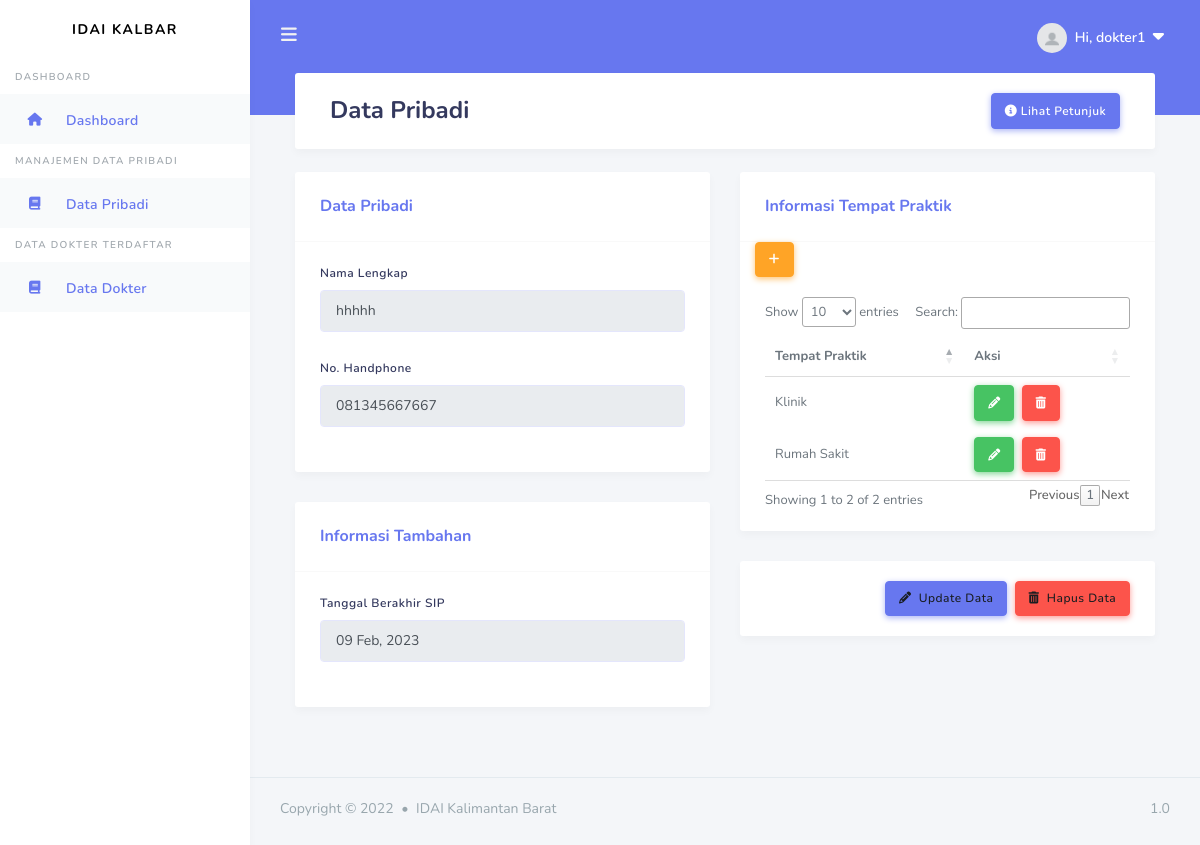
Screenshot of /data/3 (signed in) with the database file from the repository.
### apps/models.py (models this page shows, shortened)
class User(db.Model, UserMixin):
    id = db.Column(db.Integer, primary_key=True)
    username = db.Column(db.String(20), unique=True, nullable=False)
    email = db.Column(db.String(100), unique=True, nullable=False)
    image_file = db.Column(db.String(20), nullable=False, default='default.jpg')
    password = db.Column(db.String(20), nullable=False)
    articles = db.relationship('Article', backref='author', lazy=True)
    news = db.relationship('News', backref='author', lazy=True)
    galleries = db.relationship('Gallery', backref='author', lazy=True)
    image_galleries = db.relationship('Images_Gallery', backref='author', lazy=True)
    berkas = db.relationship('DataDokter', backref='owner', lazy=True, uselist=False)
    roles_id = db.Column(db.Integer, db.ForeignKey('roles.id'), nullable=False, default=2)

class DataDokter(db.Model):
    id = db.Column(db.Integer, primary_key=True)
    nama_lengkap = db.Column(db.String(100), unique=True, nullable=False)
    no_hp = db.Column(db.String(100), unique=True, nullable=False)
    batas_sip = db.Column(db.Date, nullable=False)
    status_data = db.Column(db.Boolean, default=False, nullable=False)
    user_id = db.Column(db.Integer, db.ForeignKey('user.id'), nullable=False)

class TempatPraktik(db.Model):
    id = db.Column(db.Integer, primary_key=True)
    tempat_praktik = db.Column(db.String(100), nullable=False)
    alamat_praktik = db.Column(db.String(200), nullable=False)
    kota_praktik = db.Column(db.String(50), nullable=False)
    hari_praktik = db.Column(db.String(50), nullable=False)
    jam_mulai = db.Column(db.Time, nullable=False)
    jam_selesai = db.Column(db.Time, nullable=False)
    user_id = db.Column(db.Integer, db.ForeignKey('user.id'))
    user = db.relationship('User', backref=db.backref('tempatpraktiks', lazy=True))

### apps/doctors/routes.py (the view)
@doctors.route("/data/<int:id>", methods=['GET'])
@login_required
def get_data(id):
    data = DataDokter.query.filter_by(user_id=id).first()
    cekdata = DataDokter.query.filter_by(user_id=current_user.id).first()
    tempat_praktik = TempatPraktik.query.filter_by(user_id=current_user.id).all()
    form = BerkasForm()
    if request.method == 'GET':
        form.nama.data = data.nama_lengkap
        form.no_hp.data = data.no_hp
        form.batas_sip.data = data.batas_sip
    return render_template('users/doctor/berkas_done.html', title='Data Pribadi', legend='Data Pribadi', data=data, roles=current_user.role.title, data_valid = cekdata.status_data, tempat_praktik=tempat_praktik)

### apps/doctors/forms.py
class BerkasForm(FlaskForm):
    nama = StringField('Nama Lengkap', validators=[DataRequired()], render_kw={"placeholder": "Nama Lengkap"})
    no_hp = StringField('No. HP', validators=[DataRequired()], render_kw={"placeholder": "No. Handphone"})
    batas_sip = DateField('Terakhir Berlaku SIP', validators=[DataRequired()], format='%Y-%m-%d')
    submit = SubmitField('Simpan Data')

### apps/models.py (called while the page is built)
@login_manager.user_loader
def load_user(user_id):
    return User.query.get(int(user_id))

### apps/templates/users/doctor/berkas_done.html (shortened to what this page needs)
{% extends "layouts/base_dashboard.html" %}
{% block header %}
<div class="container">
    <h1> {{ title }}</h1>
    <button type="button" class="btn btn-primary float-right" data-toggle="modal" data-target="#modalll">
        <i class="fa-solid fa-circle-info"></i>&nbsp;Lihat Petunjuk
    </button>
</div>
{% endblock header %}
{% block content %}
<section class="section">
    <div class="section-body">
      <div class="row">
        <div class="col-12 col-md-6 col-lg-6">
          <div class="card">
            <div class="card-header">
              <h4>Data Pribadi</h4>
            </div>
            <div class="card-body">
                <div class="form-group">
                  <label>Nama Lengkap</label>
                  <input type="text" class="form-control" value="{{data.nama_lengkap}}" readonly>
                </div>
                <div class="form-group">
                    <label>No. Handphone</label>
                    <input type="text" class="form-control" value="{{data.no_hp}}" readonly>
                  </div>
            </div>
          </div>
          <div class="card">
            <div class="card-header">
              <h4>Informasi Tambahan</h4>
            </div>
            <div class="card-body">
              <div class="form-group">
                <label>Tanggal Berakhir SIP</label>
                <input type="text" class="form-control" value="{{data.batas_sip.strftime('%d %b, %Y')}}" readonly>
              </div>
            </div>
          </div>
        </div>
        <div class="col-12 col-md-6 col-lg-6">
          <div class="card">
            <div class="card-header">
              <h4>Informasi Tempat Praktik</h4>
            </div>
            <div class="col-6">
              <a href="{{ url_for('doctors.tambah_tempatpraktik') }}" type="button" class="btn btn-warning btn-md" data-placement="top" title="Tambah Tempat Praktik"><i class="fa-solid fa-plus"></i></a>
            </div>
            <div class="card-body">
              <table id="data">
                <thead>
                  <tr>
                    <th scope="col">Tempat Praktik</th>
                    <th scope="col">Aksi</th>
                  </tr>
                </thead>
                <tbody>
                  {% for tp in tempat_praktik %}
                  <tr>
                    <td>{{ tp.tempat_praktik }}</td>
                    <td>
                      <div>
                        <a href="{{ url_for('doctors.update_tp', id=tp.id) }}" type="button" class="btn btn-success btn-md mr-1" data-placement="top" title="Edit Tempat Praktik"><i class="fa-solid fa-pencil"></i></a>
                        <button type="button" class="btn btn-md btn-danger " data-toggle="modal" data-target="#deleteModal{{tp.id}}" title="Delete">
                            <i class="fa-solid fa-trash-can"></i>
                        </button>
                      </div>
                    </td>
                  </tr>
                  {% endfor %}
                </tbody>
              </table>
            </div>
          </div>
            <div class="card">
                  <div class="card-footer text-right">
                    <button class="btn btn-primary mr-1" type="button" title="Edit Data"><a class="text-decoration-none text-dark" href="{{ url_for('doctors.berkas_update', id=current_user.id)}}"><i class="fa-solid fa-pencil"></i> &nbsp;Update Data</a></button>
                    <button class="btn btn-danger" type="button" data-toggle="modal" data-target="#deleteModal" title="Hapus Data"><a class="text-decoration-none text-dark" ><i class="fa-solid fa-trash-can"></i> &nbsp;Hapus Data</a></button>
                  </div>
            </div>
        </div>
      </div>
    </div>
</section>
{% endblock content%}

### apps/templates/includes/header.html (shortened to what this page needs)
<div class="navbar-bg"></div>
    <nav class="navbar navbar-expand-lg main-navbar">
      <form class="form-inline mr-auto">
        <ul class="navbar-nav mr-3">
          <li><a href="#" data-toggle="sidebar" class="nav-link nav-link-lg"><i class="fas fa-bars"></i></a></li>
        </ul>
      </form>
      <ul class="navbar-nav navbar-right">
        <li class="dropdown"><a href="#" data-toggle="dropdown" class="nav-link notification-toggle nav-link-lg nav-link-user"><img src="{{ url_for ('static', filename='assets/img/profile_pics/default.jpg') }}" alt="" class="rounded-circle mr-1">
          <div class="d-sm-none d-lg-inline-block">Hi, {{ current_user.username}} &nbsp;<small><i class="fa-solid fa-caret-down"></i></small></div></a>
        </li>
      </ul>
    </nav>

### rows the page displays
User: username "dokter1"
DataDokter: nama_lengkap "hhhhh", no_hp "081345667667", batas_sip "09 Feb, 2023"
TempatPraktik: tempat_praktik "Rumah Sakit"
TempatPraktik: tempat_praktik "Klinik"

### other values shown
{{ title }} "Data Pribadi"
